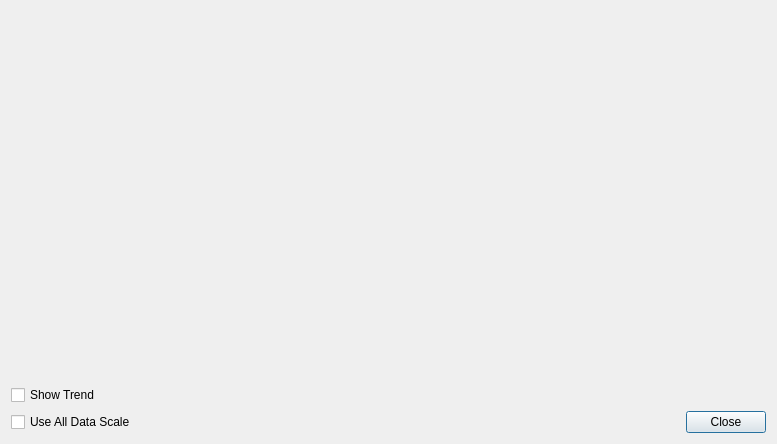
<?xml version="1.0" encoding="UTF-8"?>
<ui version="4.0">
 <class>ViewDataDlg</class>
 <widget class="QDialog" name="ViewDataDlg">
  <property name="geometry">
   <rect>
    <x>0</x>
    <y>0</y>
    <width>777</width>
    <height>444</height>
   </rect>
  </property>
  <property name="windowTitle">
   <string>View Data Dialog</string>
  </property>
  <layout class="QVBoxLayout" name="verticalLayout">
   <item>
    <widget class="MplWidget" name="mplWidget" native="true">
     <property name="sizePolicy">
      <sizepolicy hsizetype="Expanding" vsizetype="Expanding">
       <horstretch>0</horstretch>
       <verstretch>0</verstretch>
      </sizepolicy>
     </property>
     <property name="minimumSize">
      <size>
       <width>250</width>
       <height>250</height>
      </size>
     </property>
    </widget>
   </item>
   <item>
    <widget class="QCheckBox" name="checkBox_showtrend">
     <property name="text">
      <string>Show Trend</string>
     </property>
    </widget>
   </item>
   <item>
    <layout class="QHBoxLayout" name="horizontalLayout">
     <item>
      <widget class="QCheckBox" name="checkBox_alldatascale">
       <property name="text">
        <string>Use All Data Scale</string>
       </property>
      </widget>
     </item>
     <item>
      <spacer name="horizontalSpacer">
       <property name="orientation">
        <enum>Qt::Horizontal</enum>
       </property>
       <property name="sizeHint" stdset="0">
        <size>
         <width>40</width>
         <height>20</height>
        </size>
       </property>
      </spacer>
     </item>
     <item>
      <widget class="QPushButton" name="pushButton_close">
       <property name="text">
        <string>Close</string>
       </property>
      </widget>
     </item>
    </layout>
   </item>
  </layout>
 </widget>
 <customwidgets>
  <customwidget>
   <class>MplWidget</class>
   <extends>QWidget</extends>
   <header>mplwidget</header>
   <container>1</container>
  </customwidget>
 </customwidgets>
 <resources/>
 <connections/>
</ui>
